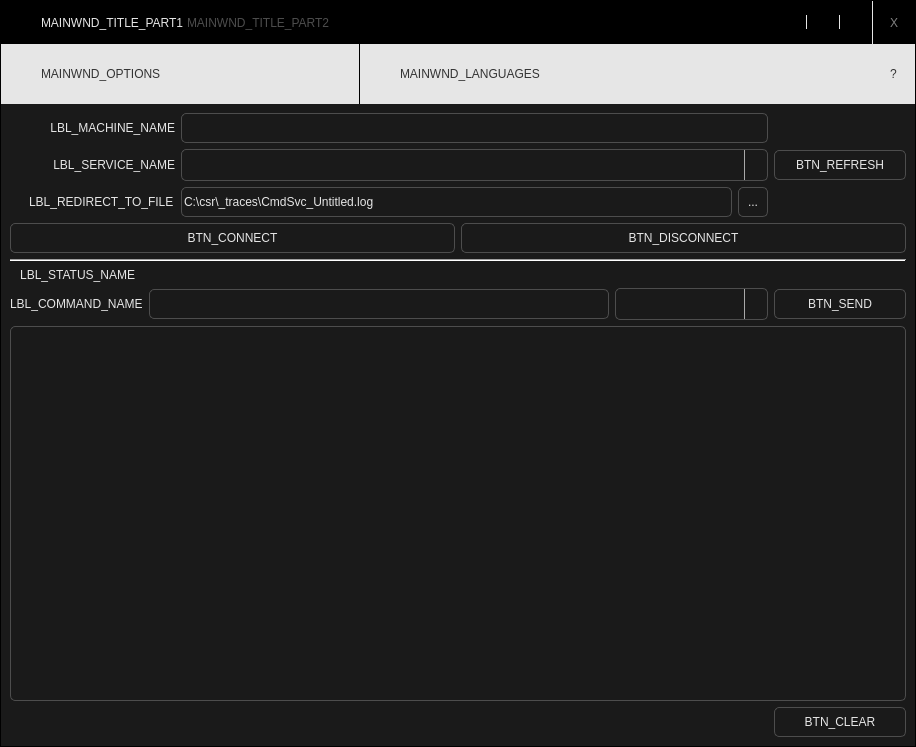
<?xml version="1.0" encoding="UTF-8"?>
<ui version="4.0">
 <class>MMainDialogB</class>
 <widget class="QDialog" name="MMainDialogB">
  <property name="geometry">
   <rect>
    <x>0</x>
    <y>0</y>
    <width>916</width>
    <height>747</height>
   </rect>
  </property>
  <property name="sizePolicy">
   <sizepolicy hsizetype="Preferred" vsizetype="Preferred">
    <horstretch>0</horstretch>
    <verstretch>0</verstretch>
   </sizepolicy>
  </property>
  <property name="minimumSize">
   <size>
    <width>720</width>
    <height>600</height>
   </size>
  </property>
  <property name="maximumSize">
   <size>
    <width>16777215</width>
    <height>16777215</height>
   </size>
  </property>
  <property name="styleSheet">
   <string notr="true">QFrame#frMainFrame
{
	border: 1px solid #000000;	
}

QLabel#lblTitle1
{
	color:#e6e6e6;
	padding-left:10px;
	padding-right:0px;
	margin-right:0px;
	font: 12pt &quot;CachetBold&quot;;
}

QLabel#lblTitle2
{
	color:#4d4d4d;
	padding-left:0px;
	margin-left:0px;
	font: 12pt &quot;CachetBold&quot;;
}

QFrame#frTitle
{
	background-color: #000000;
	border: 0px solid #285e8e;	
}

QFrame#frStatus
{
	background-color: #e6e6e6;
	border-top: 1px solid #000000;	
    border-bottom: 4px solid #4d4d4d;
    border-right: 0px solid #285e8e;
    border-left: 0px solid #285e8e;
}



QPushButton#btnClose,
QPushButton#btnMinimize,
QPushButton#btnRestoreMax
{
	color:#808080;
	font: 16pt &quot;CachetBold&quot;;
	border:none;
    border-left: 1px solid #e6e6e6;
	background-color: #000000;
 
}	


QFrame#frMenuButtons
{
	background-color: #e6e6e6;
	min-height:  60px;
	max-height:  60px;
}

QFrame#frStatus
{
	min-height:  10px;
	max-height:  10px;
}

QFrame#frMenuLangPick
{
 margin-top:5px;
}



QPushButton#btnTools,
QPushButton#btnLanguages
{
	background-color: #e6e6e6;
	border:none;
    color: #333333;
	font: 16pt &quot;CachetBold&quot;;
    text-align:left;
    padding-left:40px;
	min-height:  60px;
	max-height:  60px;
 	padding-top:0px;
    padding-bottom:2px;

}

QPushButton#btnTools
{
	min-width:  318px;
	max-width:  318px;
}

QPushButton#btnAbout
{	
	background-color: #e6e6e6;
	border-style: solid;
	border:none;
    color: #333333;
	font: 18pt &quot;CachetBold&quot;;
}

QPushButton#btnLanguages
{
    border-left: 1px solid #000000;
}

QPushButton#btnTools:hover,
QPushButton#btnLanguages:hover,
QPushButton#btnAbout:hover
{
	color: #fff;
}

QToolBox{
	background-color: #000000;
	
	font: 14pt &quot;CachetBold&quot;;
}
QToolBox QWidget{
	background: transparent;
}

QToolBox QAbstractButton{
	background: transparent;
	color: rgb(209, 139, 0);
	border-style: solid;
	font: 12pt &quot;CachetBold&quot;;
   border-width:0px;
  text-align:left;
	padding-left:60px;
  height:40px;
}

QToolBox::tab{
  background:   transparent;
	border:none;
     border-top-width:1px;
      color: darkgray;
	 border-color:#4d4d4d;
   border-style: solid;
   padding-left:10px;
   margin-left:20px;
   margin-right:20px;

	font: 12pt &quot;CachetBold&quot;;
}

 QToolBox::tab:selected { /* italicize selected tabs */
     color: darkgray;
    border-bottom-width:0px;
}

QToolBox::tab:first { 
     color: darkgray;
      border-top-width:0px;
 }

QToolBox QAbstractButton#qt_toolbox_toolboxbutton { 
  background:   transparent;
	border:none;
       color: darkgray;
	 border-color:#4d4d4d;
   border-style: solid;
   padding-left:10px;
   margin-left:20px;
   margin-right:20px;

	font: 12pt &quot;CachetBold&quot;;
 }
 

QLabel#lblAppLogo
{
  padding-left:20px;
}

QFrame#frContent
{
	border-style: solid;
	border-width: 0px;	
	background-color: #1a1a1a;
	color:#e6e6e6;
}

QFrame#frContent QPushButton,
QFrame#frContent QLabel,
QFrame#frContent QCheckBox
QFrame#frContent QRadioButton
{
	color:#e6e6e6;
	background-color: #1a1a1a;

}

QFrame#frContent QPushButton
{
	border: 1px solid #4d4d4d;	
	border-radius:5px;
	padding:5px 5px 5px 5px;
	min-height:  18px;
	max-height:  18px;
	min-width:  120px;
	max-width:  120px;
	text-align: center;
	color:#e6e6e6;
	font: 10pt &quot;CachetBold&quot;;
}

QFrame#frContent QPushButton#btnConnect,
QFrame#frContent QPushButton#btnDisconnect
{
	min-height:  18px;
	max-height:  18px;
	min-width:  30px;
	max-width:  1000px;
}

QFrame#frContent QPushButton#btnBrowse
{
	min-height: 18px;
	max-height: 18px;
	min-width: 18px;
	max-width: 18px; 
}


QFrame#frContent QPushButton:disabled
{
	text-decoration:none;
	color:#cacaca;
	background-color:#1a1a1a;
	border: 1px solid #4d4d4d;	
}

QFrame#frContent QPushButton:pressed
{
	padding:6px 5px 5px 5px;
  	color:#ffffff;	
}

QFrame#frContent QPushButton:hover
{
	padding:7px 5px 5px 5px;
}

QFrame#frContent QPushButton:focus
{
	border: 1px solid #4d4d4d;	
}

QFrame#frContent QLineEdit,
QFrame#frContent QPlainTextEdit
{ 
  	color:#e6e6e6;
	background: #e6e6e6;
 	background-color: #1a1a1a;
	border: 1px solid #4d4d4d;	
     border-radius: 5px;
     padding: 0px;
     selection-background-color: darkgray;
}

QFrame#frContent QSpinBox,
QFrame#frContent QProgressBar,
 QFrame#frContent QLineEdit
{
	min-height:  28px;
	max-height:  28px;
}

QFrame#frContent QLineEdit,
QFrame#frContent QPlainTextEdit,
QFrame#frContent QSpinBox,
QFrame#frContent QProgressBar 
{
		font: 10pt &quot;MS Shell Dlg 2&quot;;
}

QFrame#frContent QPlainTextEdit
{
	padding-bottom: -1px; /*This should be here due to bug in QT*/
}

QFrame#frContent QPlainTextEdit#txtOutput
{
	margin-left:0px;
	margin-right:0px;
}

QFrame#frContent QLineEdit:read-only {   
	background: #1a1a1a; 
}

QCheckBox {
	spacing: 5px;
  	color:#e6e6e6;
	background: #e6e6e6;
 	background-color: #1a1a1a;
}

QCheckBox::indicator {
width: 14px;
height: 14px;
	border: none;	
}

QCheckBox::indicator:unchecked:disabled {
image: url(:/Images/chk_unchecked_disabled.png);
}

QCheckBox::indicator:checked{
image: url(:/Images/chk_checked.png);
}

QCheckBox::indicator:unchecked:disabled {
image: url(:/Images/chk_unchecked_disabled.png);
}

QCheckBox::indicator:unchecked{
image: url(:/Images/chk_unchecked.png);
}

/* Customize radio buttons. */ 

QRadioButton {
	spacing: 5px;
  	color:#e6e6e6;
	background: #e6e6e6;
 	background-color: #1a1a1a;
}


QRadioButton::indicator {
width: 14px;
height: 14px;
}

QRadioButton::indicator::unchecked {
image: url(:/Images/radiobnone.png);
}


QRadioButton::indicator:checked{
image: url(:/Images/radiobcheck.png);
}


QFrame#frStatusBar
{
	background-color: transparent;
	border: 0px solid #285e8e;	
}

QFrame#frDevStatus
{
	background-color: transparent;
	border:none;
     border-top-width:1px;
     border-bottom-width:0px;
 	 border-color:#4d4d4d;
   border-style: solid;
   padding-left:10px;
}


QFrame#frModuleTitle
{
	background-color: #1a1a1a;
	border:none;
  	 border-color:#4d4d4d;
   border-style: solid;
   padding-left:10px;
}


QFrame#frContent QScrollArea
{ 
  	color:#e6e6e6;
	background: #e6e6e6;
 	background-color: #1a1a1a;
	border: 1px solid #4d4d4d;	
  	border-left-width:0px;
   	border-right-width:0px;
     border-radius: 0px;
     padding: 0px;
     selection-background-color: darkgray;
}

QScrollBar:vertical {
    border-radius:0px; 
    border: 1px solid #4d4d4d;	
     background: #1a1a1a;
     width: 20px;
     margin: 30px 0px 30px 0px;
 }
 QScrollBar::handle:vertical {
     background: #dddddd;
     min-height: 20px;
 }
 QScrollBar::add-line:vertical {
     border-radius: 0px; 
	border: 1px solid #4d4d4d;	
    border-bottom-width:0px;
   border-top-width:0px;
  border:none;
     background:  #1a1a1a;
     height: 20px;
     subcontrol-position: bottom;
     subcontrol-origin: margin;
 margin-bottom: 5px;
 }

 QScrollBar::sub-line:vertical {
 border-radius: 0px;    
 border: 1px solid #4d4d4d;	
    border-bottom-width:0px;
   border-top-width:0px;
  border:none;
   background:#1a1a1a;
     height: 20px;
     subcontrol-position: top;
     subcontrol-origin: margin;
 margin-top: 5px;
 }

 QScrollBar::up-arrow:vertical {
     image: url(:/Images/spin_up.png);
    width: 10px;
    height: 10px;
 }

QScrollBar::down-arrow:vertical {
     image: url(:/Images/spin_down.png);
    width: 10px;
    height: 10px;
 }

 QScrollBar::add-page:vertical, QScrollBar::sub-page:vertical {
     background: none;
 }


/*Customizing pop-up list of the QComboBox*/
 QComboBox QAbstractItemView {
	color:#e6e6e6;
    	border: 1px solid #4d4d4d;
	background-color: #1a1a1a;
    	selection-background-color: darkgray;
 }
 
QComboBox { 
    	padding-right: 25px;
	font:11pt &quot;Arial&quot;;
  	color:#e6e6e6;
	background: #e6e6e6;
 	background-color: #1a1a1a;
	border: 1px solid #4d4d4d;	
    border-radius: 5px;
    padding: 0 8px;
	height:30px;

    selection-background-color: darkgray;
	min-height: 1.3em;
}

QComboBox::drop-down {	
    subcontrol-origin: padding;
    subcontrol-position: top right;
    width: 20px;

    border-left-width: 1px;
    border-left-color: darkgray;
    border-left-style: solid; /* just a single line */
    border-top-right-radius: 3px; /* same radius as the QComboBox */
    border-bottom-right-radius: 3px;
	padding:1px;
}
 
QSpinBox::down-arrow,
QDoubleSpinBox::down-arrow,
QComboBox::down-arrow {
    image: url(:/Images/spin_down.png);
    width: 9px;
    height: 9px;
}

QSpinBox::down-arrow:disabled,
QDoubleSpinBox::down-arrow:disabled,
QComboBox::down-arrow:disabled {
   image: url(:/Images/spin_down_disabled.png);
}

QSpinBox::up-arrow,
QDoubleSpinBox::up-arrow {
    image: url(:/Images/spin_up.png);
    width: 9px;
    height: 9px;
}

QSpinBox::up-arrow:disabled,
QDoubleSpinBox::up-arrow:disabled {
   image: url(:/Images/spin_up_disabled.png);
}

QSpinBox,
QDoubleSpinBox { 
    padding-right: 25px;
  	color:#e6e6e6;
	background: #e6e6e6;
 	background-color: #1a1a1a;
	border: 1px solid #4d4d4d;	
     border-radius: 5px;
     padding: 0 5px;
	 height:22px;

     selection-background-color: darkgray;
	min-height: 22px;

}

QSpinBox::up-button,
QDoubleSpinBox::up-button {
    subcontrol-origin: border;
    subcontrol-position: top right;
 	height:12px;
    width: 20px; /* 16 + 2*1px border-width = 15px padding + 3px parent border */
    /*border-image: url(:/Images/spinup.png) 1;*/
	border: 1px solid #4d4d4d;	
   border-bottom-width:0px;     
   border-top-width:0px;     
  border-right-width:0px;     

margin:0px 2px 0px 2px;
padding:1px;
	background-color: transparent;
}

QSpinBox::down-button,
QDoubleSpinBox::down-button {
    subcontrol-origin: border;
    subcontrol-position: bottom right;
	height:12px;
    width: 20px;
	border: 1px solid #4d4d4d;	
    border-top-width:0px;     
	border-bottom-width:0px;     
    border-right-width:0px;     
	margin:0px 2px 1px 2px;
	background-color: transparent;
	padding:1px;
    
}

QFrame#frContent QLabel,
QFrame#frContent QCheckBox,
QFrame#frContent QRadioButton
{
	font: 12pt &quot;CachetBold&quot;;
}</string>
  </property>
  <layout class="QGridLayout" name="gridLayout_6">
   <property name="margin" stdset="0">
    <number>0</number>
   </property>
   <item row="0" column="0">
    <widget class="QFrame" name="frMainFrame">
     <property name="minimumSize">
      <size>
       <width>0</width>
       <height>0</height>
      </size>
     </property>
     <property name="frameShape">
      <enum>QFrame::Shape::StyledPanel</enum>
     </property>
     <property name="frameShadow">
      <enum>QFrame::Shadow::Plain</enum>
     </property>
     <property name="lineWidth">
      <number>1</number>
     </property>
     <layout class="QVBoxLayout" name="verticalLayout_3">
      <property name="spacing">
       <number>0</number>
      </property>
      <property name="margin" stdset="0">
       <number>0</number>
      </property>
      <item>
       <widget class="QFrame" name="frTitle">
        <property name="sizePolicy">
         <sizepolicy hsizetype="Preferred" vsizetype="Fixed">
          <horstretch>0</horstretch>
          <verstretch>0</verstretch>
         </sizepolicy>
        </property>
        <property name="minimumSize">
         <size>
          <width>0</width>
          <height>43</height>
         </size>
        </property>
        <property name="maximumSize">
         <size>
          <width>16777215</width>
          <height>43</height>
         </size>
        </property>
        <property name="frameShape">
         <enum>QFrame::Shape::StyledPanel</enum>
        </property>
        <property name="frameShadow">
         <enum>QFrame::Shadow::Plain</enum>
        </property>
        <property name="lineWidth">
         <number>0</number>
        </property>
        <layout class="QHBoxLayout" name="horizontalLayout">
         <property name="spacing">
          <number>0</number>
         </property>
         <property name="margin" stdset="0">
          <number>0</number>
         </property>
         <item>
          <widget class="QLabel" name="lblAppLogo">
           <property name="pixmap">
            <pixmap resource="../Resources/ImgResources.qrc">:/Images/logo.png</pixmap>
           </property>
          </widget>
         </item>
         <item>
          <widget class="QLabel" name="lblTitle1">
           <property name="text">
            <string>MAINWND_TITLE_PART1</string>
           </property>
          </widget>
         </item>
         <item>
          <widget class="QLabel" name="lblTitle2">
           <property name="text">
            <string>MAINWND_TITLE_PART2</string>
           </property>
          </widget>
         </item>
         <item>
          <spacer name="horizontalSpacer">
           <property name="orientation">
            <enum>Qt::Orientation::Horizontal</enum>
           </property>
           <property name="sizeHint" stdset="0">
            <size>
             <width>706</width>
             <height>20</height>
            </size>
           </property>
          </spacer>
         </item>
         <item>
          <widget class="QPushButton" name="btnMinimize">
           <property name="minimumSize">
            <size>
             <width>0</width>
             <height>0</height>
            </size>
           </property>
           <property name="maximumSize">
            <size>
             <width>43</width>
             <height>16777215</height>
            </size>
           </property>
           <property name="cursor">
            <cursorShape>PointingHandCursor</cursorShape>
           </property>
           <property name="icon">
            <iconset resource="../Resources/ImgResources.qrc">
             <normaloff>:/Images/minimize.png</normaloff>:/Images/minimize.png</iconset>
           </property>
           <property name="iconSize">
            <size>
             <width>48</width>
             <height>48</height>
            </size>
           </property>
           <property name="autoDefault">
            <bool>false</bool>
           </property>
           <property name="flat">
            <bool>true</bool>
           </property>
          </widget>
         </item>
         <item>
          <widget class="QPushButton" name="btnRestoreMax">
           <property name="minimumSize">
            <size>
             <width>0</width>
             <height>0</height>
            </size>
           </property>
           <property name="maximumSize">
            <size>
             <width>43</width>
             <height>16777215</height>
            </size>
           </property>
           <property name="cursor">
            <cursorShape>PointingHandCursor</cursorShape>
           </property>
           <property name="icon">
            <iconset resource="../Resources/ImgResources.qrc">
             <normaloff>:/Images/restore.png</normaloff>:/Images/restore.png</iconset>
           </property>
           <property name="iconSize">
            <size>
             <width>48</width>
             <height>48</height>
            </size>
           </property>
           <property name="autoDefault">
            <bool>false</bool>
           </property>
           <property name="flat">
            <bool>true</bool>
           </property>
          </widget>
         </item>
         <item>
          <widget class="QPushButton" name="btnClose">
           <property name="minimumSize">
            <size>
             <width>43</width>
             <height>43</height>
            </size>
           </property>
           <property name="maximumSize">
            <size>
             <width>43</width>
             <height>16777215</height>
            </size>
           </property>
           <property name="cursor">
            <cursorShape>PointingHandCursor</cursorShape>
           </property>
           <property name="text">
            <string>X</string>
           </property>
           <property name="iconSize">
            <size>
             <width>48</width>
             <height>48</height>
            </size>
           </property>
           <property name="autoDefault">
            <bool>false</bool>
           </property>
           <property name="flat">
            <bool>true</bool>
           </property>
          </widget>
         </item>
        </layout>
       </widget>
      </item>
      <item>
       <widget class="QFrame" name="frBody">
        <property name="frameShape">
         <enum>QFrame::Shape::NoFrame</enum>
        </property>
        <property name="frameShadow">
         <enum>QFrame::Shadow::Plain</enum>
        </property>
        <layout class="QVBoxLayout" name="verticalLayout_2">
         <property name="spacing">
          <number>0</number>
         </property>
         <property name="margin" stdset="0">
          <number>0</number>
         </property>
         <item>
          <widget class="QFrame" name="frMenuButtons">
           <property name="sizePolicy">
            <sizepolicy hsizetype="Preferred" vsizetype="Fixed">
             <horstretch>0</horstretch>
             <verstretch>0</verstretch>
            </sizepolicy>
           </property>
           <property name="minimumSize">
            <size>
             <width>0</width>
             <height>60</height>
            </size>
           </property>
           <property name="maximumSize">
            <size>
             <width>16777215</width>
             <height>60</height>
            </size>
           </property>
           <property name="frameShape">
            <enum>QFrame::Shape::NoFrame</enum>
           </property>
           <property name="frameShadow">
            <enum>QFrame::Shadow::Plain</enum>
           </property>
           <property name="lineWidth">
            <number>0</number>
           </property>
           <layout class="QHBoxLayout" name="horizontalLayout_2" stretch="1,1,2,0">
            <property name="spacing">
             <number>0</number>
            </property>
            <property name="margin" stdset="0">
             <number>0</number>
            </property>
            <item>
             <widget class="QPushButton" name="btnTools">
              <property name="enabled">
               <bool>false</bool>
              </property>
              <property name="minimumSize">
               <size>
                <width>358</width>
                <height>62</height>
               </size>
              </property>
              <property name="maximumSize">
               <size>
                <width>358</width>
                <height>62</height>
               </size>
              </property>
              <property name="cursor">
               <cursorShape>PointingHandCursor</cursorShape>
              </property>
              <property name="text">
               <string>MAINWND_OPTIONS</string>
              </property>
              <property name="icon">
               <iconset resource="../Resources/ImgResources.qrc">
                <normaloff>:/Images/tools2.png</normaloff>:/Images/tools2.png</iconset>
              </property>
              <property name="iconSize">
               <size>
                <width>32</width>
                <height>32</height>
               </size>
              </property>
              <property name="autoDefault">
               <bool>false</bool>
              </property>
             </widget>
            </item>
            <item>
             <widget class="QPushButton" name="btnLanguages">
              <property name="minimumSize">
               <size>
                <width>0</width>
                <height>62</height>
               </size>
              </property>
              <property name="maximumSize">
               <size>
                <width>16777215</width>
                <height>62</height>
               </size>
              </property>
              <property name="cursor">
               <cursorShape>PointingHandCursor</cursorShape>
              </property>
              <property name="text">
               <string>MAINWND_LANGUAGES</string>
              </property>
              <property name="icon">
               <iconset resource="../Resources/ImgResources.qrc">
                <normaloff>:/Images/languages3.png</normaloff>:/Images/languages3.png</iconset>
              </property>
              <property name="iconSize">
               <size>
                <width>32</width>
                <height>32</height>
               </size>
              </property>
              <property name="autoDefault">
               <bool>false</bool>
              </property>
             </widget>
            </item>
            <item>
             <widget class="QFrame" name="frMenuLangPick">
              <property name="frameShape">
               <enum>QFrame::Shape::NoFrame</enum>
              </property>
              <property name="frameShadow">
               <enum>QFrame::Shadow::Plain</enum>
              </property>
              <property name="lineWidth">
               <number>0</number>
              </property>
              <layout class="QHBoxLayout" name="horizontalLayout_3">
               <item>
                <spacer name="horizontalSpacer_3">
                 <property name="orientation">
                  <enum>Qt::Orientation::Horizontal</enum>
                 </property>
                 <property name="sizeHint" stdset="0">
                  <size>
                   <width>111</width>
                   <height>20</height>
                  </size>
                 </property>
                </spacer>
               </item>
              </layout>
             </widget>
            </item>
            <item>
             <widget class="QPushButton" name="btnAbout">
              <property name="minimumSize">
               <size>
                <width>43</width>
                <height>0</height>
               </size>
              </property>
              <property name="cursor">
               <cursorShape>PointingHandCursor</cursorShape>
              </property>
              <property name="text">
               <string>?</string>
              </property>
              <property name="autoDefault">
               <bool>false</bool>
              </property>
             </widget>
            </item>
           </layout>
          </widget>
         </item>
         <item>
          <widget class="QFrame" name="frContent">
           <property name="frameShape">
            <enum>QFrame::Shape::StyledPanel</enum>
           </property>
           <layout class="QVBoxLayout" name="verticalLayout">
            <item>
             <layout class="QGridLayout" name="gridLayout">
              <item row="0" column="0">
               <widget class="QLabel" name="lblMachineName">
                <property name="text">
                 <string>LBL_MACHINE_NAME</string>
                </property>
                <property name="alignment">
                 <set>Qt::AlignmentFlag::AlignRight|Qt::AlignmentFlag::AlignTrailing|Qt::AlignmentFlag::AlignVCenter</set>
                </property>
               </widget>
              </item>
              <item row="0" column="1">
               <widget class="QLineEdit" name="txtMachineName">
                <property name="minimumSize">
                 <size>
                  <width>350</width>
                  <height>30</height>
                 </size>
                </property>
               </widget>
              </item>
              <item row="1" column="0">
               <widget class="QLabel" name="lblServiceName">
                <property name="text">
                 <string>LBL_SERVICE_NAME</string>
                </property>
                <property name="alignment">
                 <set>Qt::AlignmentFlag::AlignRight|Qt::AlignmentFlag::AlignTrailing|Qt::AlignmentFlag::AlignVCenter</set>
                </property>
               </widget>
              </item>
              <item row="1" column="1">
               <widget class="QComboBox" name="cmbServiceName">
                <property name="minimumSize">
                 <size>
                  <width>350</width>
                  <height>32</height>
                 </size>
                </property>
                <property name="maximumSize">
                 <size>
                  <width>1000</width>
                  <height>16777215</height>
                 </size>
                </property>
               </widget>
              </item>
              <item row="1" column="2">
               <widget class="QPushButton" name="btnRefresh">
                <property name="text">
                 <string>BTN_REFRESH</string>
                </property>
               </widget>
              </item>
              <item row="2" column="0">
               <widget class="QCheckBox" name="chkRedirectToFile">
                <property name="text">
                 <string>LBL_REDIRECT_TO_FILE</string>
                </property>
               </widget>
              </item>
              <item row="2" column="1">
               <layout class="QHBoxLayout" name="horizontalLayout_7">
                <item>
                 <widget class="QLineEdit" name="txtRedirtectToFile">
                  <property name="text">
                   <string>C:\csr\_traces\CmdSvc_Untitled.log</string>
                  </property>
                 </widget>
                </item>
                <item>
                 <widget class="QPushButton" name="btnBrowse">
                  <property name="sizePolicy">
                   <sizepolicy hsizetype="Fixed" vsizetype="Fixed">
                    <horstretch>0</horstretch>
                    <verstretch>0</verstretch>
                   </sizepolicy>
                  </property>
                  <property name="minimumSize">
                   <size>
                    <width>30</width>
                    <height>30</height>
                   </size>
                  </property>
                  <property name="maximumSize">
                   <size>
                    <width>30</width>
                    <height>30</height>
                   </size>
                  </property>
                  <property name="text">
                   <string>...</string>
                  </property>
                 </widget>
                </item>
               </layout>
              </item>
             </layout>
            </item>
            <item>
             <layout class="QHBoxLayout" name="horizontalLayout_8">
              <item>
               <widget class="QPushButton" name="btnConnect">
                <property name="text">
                 <string>BTN_CONNECT</string>
                </property>
               </widget>
              </item>
              <item>
               <widget class="QPushButton" name="btnDisconnect">
                <property name="text">
                 <string>BTN_DISCONNECT</string>
                </property>
               </widget>
              </item>
             </layout>
            </item>
            <item>
             <widget class="Line" name="line">
              <property name="orientation">
               <enum>Qt::Orientation::Horizontal</enum>
              </property>
             </widget>
            </item>
            <item>
             <layout class="QHBoxLayout" name="horizontalLayout_4" stretch="1,1,6">
              <item>
               <widget class="QLabel" name="lblStatusName">
                <property name="text">
                 <string>LBL_STATUS_NAME</string>
                </property>
                <property name="alignment">
                 <set>Qt::AlignmentFlag::AlignRight|Qt::AlignmentFlag::AlignTrailing|Qt::AlignmentFlag::AlignVCenter</set>
                </property>
               </widget>
              </item>
              <item>
               <widget class="QLabel" name="lblLinkFail">
                <property name="sizePolicy">
                 <sizepolicy hsizetype="Fixed" vsizetype="Preferred">
                  <horstretch>0</horstretch>
                  <verstretch>0</verstretch>
                 </sizepolicy>
                </property>
                <property name="text">
                 <string/>
                </property>
                <property name="pixmap">
                 <pixmap resource="../Resources/ImgResources.qrc">:/Images/ledred.png</pixmap>
                </property>
               </widget>
              </item>
              <item>
               <widget class="QLabel" name="lblStatus">
                <property name="sizePolicy">
                 <sizepolicy hsizetype="Expanding" vsizetype="Preferred">
                  <horstretch>0</horstretch>
                  <verstretch>0</verstretch>
                 </sizepolicy>
                </property>
                <property name="text">
                 <string notr="true"/>
                </property>
               </widget>
              </item>
             </layout>
            </item>
            <item>
             <layout class="QHBoxLayout" name="horizontalLayout_5" stretch="0,6,2,0">
              <property name="spacing">
               <number>6</number>
              </property>
              <item>
               <widget class="QLabel" name="lblModuleName_5">
                <property name="sizePolicy">
                 <sizepolicy hsizetype="Preferred" vsizetype="Preferred">
                  <horstretch>0</horstretch>
                  <verstretch>0</verstretch>
                 </sizepolicy>
                </property>
                <property name="text">
                 <string>LBL_COMMAND_NAME</string>
                </property>
               </widget>
              </item>
              <item>
               <widget class="QLineEdit" name="txtCommand"/>
              </item>
              <item>
               <widget class="QComboBox" name="cmbCommandList"/>
              </item>
              <item>
               <widget class="QPushButton" name="btnSendCmd">
                <property name="text">
                 <string>BTN_SEND</string>
                </property>
               </widget>
              </item>
             </layout>
            </item>
            <item>
             <widget class="QPlainTextEdit" name="txtOutput">
              <property name="frameShape">
               <enum>QFrame::Shape::Box</enum>
              </property>
              <property name="frameShadow">
               <enum>QFrame::Shadow::Plain</enum>
              </property>
              <property name="lineWidth">
               <number>3</number>
              </property>
              <property name="midLineWidth">
               <number>2</number>
              </property>
             </widget>
            </item>
            <item>
             <layout class="QHBoxLayout" name="horizontalLayout_6">
              <item>
               <spacer name="horizontalSpacer_2">
                <property name="orientation">
                 <enum>Qt::Orientation::Horizontal</enum>
                </property>
                <property name="sizeHint" stdset="0">
                 <size>
                  <width>148</width>
                  <height>20</height>
                 </size>
                </property>
               </spacer>
              </item>
              <item>
               <widget class="QPushButton" name="btnClear">
                <property name="text">
                 <string>BTN_CLEAR</string>
                </property>
               </widget>
              </item>
             </layout>
            </item>
           </layout>
          </widget>
         </item>
        </layout>
       </widget>
      </item>
     </layout>
    </widget>
   </item>
  </layout>
 </widget>
 <resources>
  <include location="../Resources/ImgResources.qrc"/>
 </resources>
 <connections/>
</ui>
